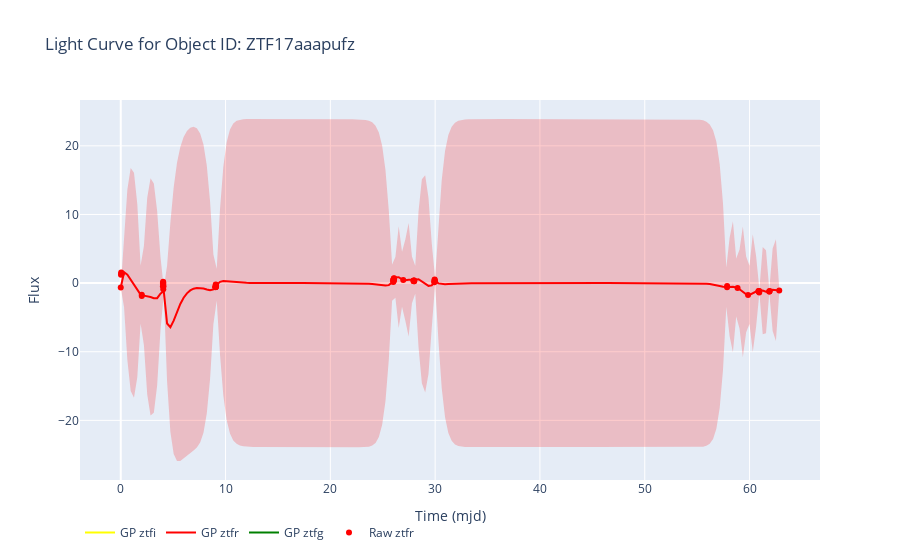

The notebook cell this image was saved under:
### Code cell
import random

id_alert = random.randint(0, len(dataloader.dataset))
dataloader.dataset.plot_item(id_alert)

### Figure 1 — Plotly figure (JSON) as saved in the notebook; plotly's stock layout.template omitted (floating-point values rounded to 4 significant figures; data arrays with more than 128 entries replaced by an {"elided": "..."} marker saying what was removed)
{"data": [{"hovertemplate": "mjd: %{x}<br>flux: %{y}<br>filter: %{text}<br>obj_id: ZTF17aaapufz", "marker": {"color": "rgba(255, 0, 0, 1.0)"}, "mode": "markers", "name": "Raw ztfr", "text": ["ztfr", "ztfr", "ztfr", "ztfr", "ztfr", "ztfr", "ztfr", "ztfr", "ztfr", "ztfr", "ztfr", "ztfr", "ztfr", "ztfr", "ztfr", "ztfr", "ztfr", "ztfr", "ztfr", "ztfr", "ztfr", "ztfr", "ztfr", "ztfr", "ztfr", "ztfr", "ztfr", "ztfr", "ztfr", "ztfr", "ztfr", "ztfr", "ztfr", "ztfr", "ztfr", "ztfr", "ztfr", "ztfr", "ztfr", "ztfr", "ztfr", "ztfr", "ztfr", "ztfr", "ztfr", "ztfr", "ztfr", "ztfr", "ztfr", "ztfr", "ztfr", "ztfr", "ztfr", "ztfr", "ztfr", "ztfr"], "type": "scatter", "x": [2.007, 4.022, 4.045, 4.063, 4.077, 9.047, 9.062, 9.078, 9.099, 26.0, 26.02, 26.06, 0, 0.02326, 0.04201, 0.06104, 0.09598, 2.006, 4.024, 4.048, 4.058, 9.022, 9.048, 9.057, 9.077, 26.0, 26.02, 26.06, 26.08, 27.94, 26.08, 26.95, 27.94, 27.96, 27.98, 28.0, 27.96, 28.0, 29.92, 29.95, 29.94, 29.96, 29.95, 29.99, 57.85, 58.86, 61.87, 59.86, 60.86, 60.92, 61.89, 61.92, 62.83, 57.86, 60.86, 60.92], "y": [-1.698, 0.001081, 0.2058, -0.001081, -0.4619, -0.5734, -0.1976, -0.5867, -0.4117, 0.4054, 0.2724, 0.6589, -0.6492, 1.225, 1.551, 1.366, 1.353, -1.876, -0.4653, -0.2125, -0.8893, -0.6092, -0.4928, -0.5732, -0.2916, 0.169, 0.5236, 0.3948, 0.6912, 0.309, 0.5477, 0.4608, 0.3143, 0.3722, 0.261, 0.3882, 0.3354, 0.2552, 0.1243, 0.4543, 0.2623, 0.5133, 0.2439, 0.2594, -0.6153, -0.7185, -1.227, -1.741, -1.232, -1.142, -1.207, -1.164, -1.074, -0.4363, -1.143, -1.371]}, {"line": {"color": "rgba(0, 128, 0, 1.0)"}, "mode": "lines", "name": "GP ztfg", "type": "scatter", "x": {"elided": "200 float values"}, "y": {"elided": "200 null values"}}, {"line": {"color": "rgba(0, 128, 0, 0)"}, "mode": "lines", "name": "Upper Bound ztfg", "showlegend": false, "type": "scatter", "x": {"elided": "200 float values"}, "y": {"elided": "200 null values"}}, {"fill": "tonexty", "fillcolor": "rgba(0, 128, 0, 0.2)", "line": {"color": "rgba(0, 128, 0, 0)"}, "mode": "lines", "name": "Lower Bound ztfg", "showlegend": false, "type": "scatter", "x": {"elided": "200 float values"}, "y": {"elided": "200 null values"}}, {"line": {"color": "rgba(255, 0, 0, 1.0)"}, "mode": "lines", "name": "GP ztfr", "type": "scatter", "x": {"elided": "200 float values"}, "y": {"elided": "200 float values"}}, {"line": {"color": "rgba(255, 0, 0, 0)"}, "mode": "lines", "name": "Upper Bound ztfr", "showlegend": false, "type": "scatter", "x": {"elided": "200 float values"}, "y": {"elided": "200 float values"}}, {"fill": "tonexty", "fillcolor": "rgba(255, 0, 0, 0.2)", "line": {"color": "rgba(255, 0, 0, 0)"}, "mode": "lines", "name": "Lower Bound ztfr", "showlegend": false, "type": "scatter", "x": {"elided": "200 float values"}, "y": {"elided": "200 float values"}}, {"line": {"color": "rgba(255, 255, 0, 1.0)"}, "mode": "lines", "name": "GP ztfi", "type": "scatter", "x": {"elided": "200 float values"}, "y": {"elided": "200 null values"}}, {"line": {"color": "rgba(255, 255, 0, 0)"}, "mode": "lines", "name": "Upper Bound ztfi", "showlegend": false, "type": "scatter", "x": {"elided": "200 float values"}, "y": {"elided": "200 null values"}}, {"fill": "tonexty", "fillcolor": "rgba(255, 255, 0, 0.2)", "line": {"color": "rgba(255, 255, 0, 0)"}, "mode": "lines", "name": "Lower Bound ztfi", "showlegend": false, "type": "scatter", "x": {"elided": "200 float values"}, "y": {"elided": "200 null values"}}], "layout": {"legend": {"orientation": "h"}, "title": {"text": "Light Curve for Object ID: ZTF17aaapufz"}, "xaxis": {"title": {"text": "Time (mjd)"}}, "yaxis": {"title": {"text": "Flux"}}}}
